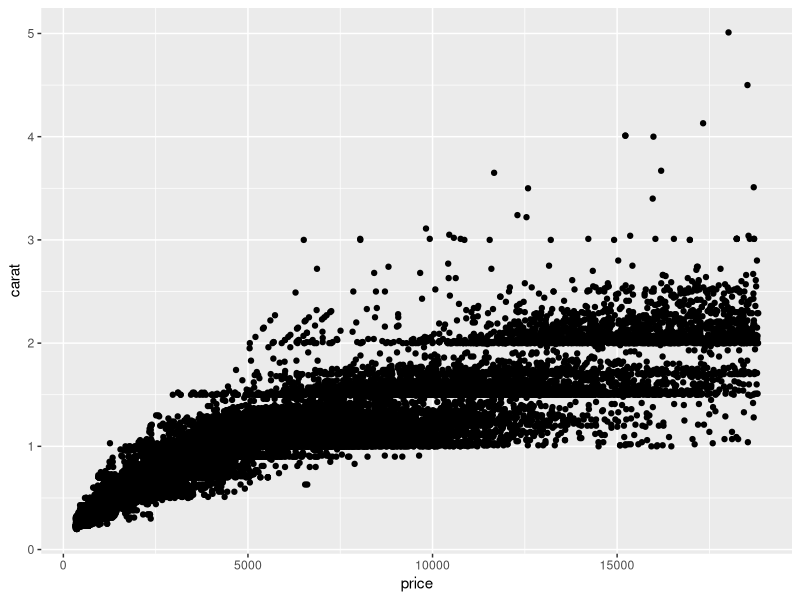
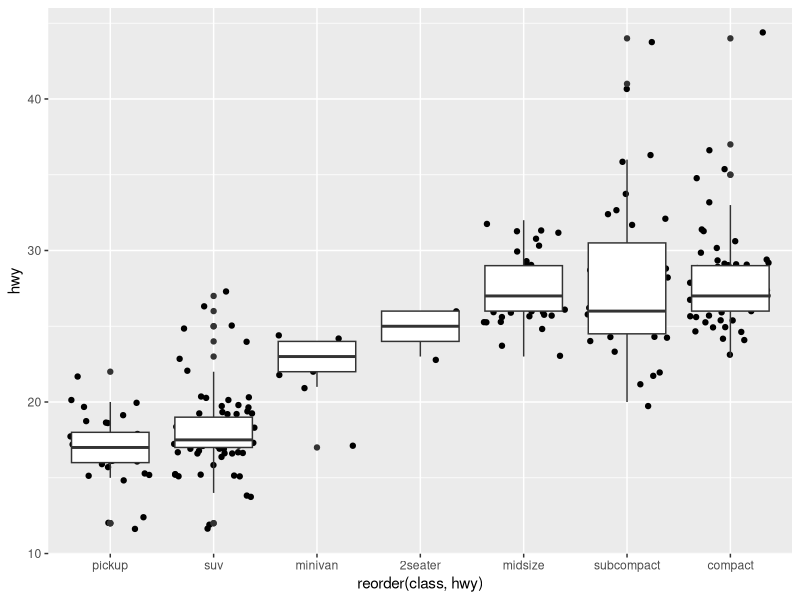
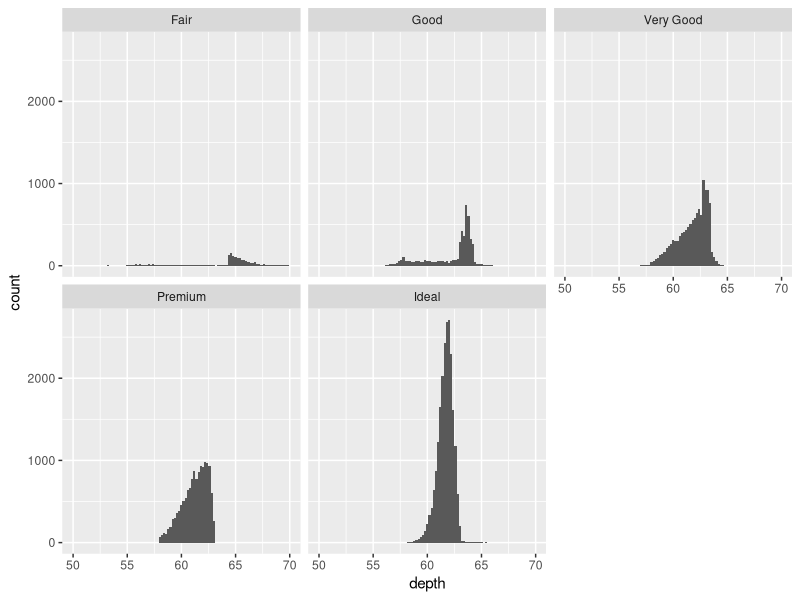
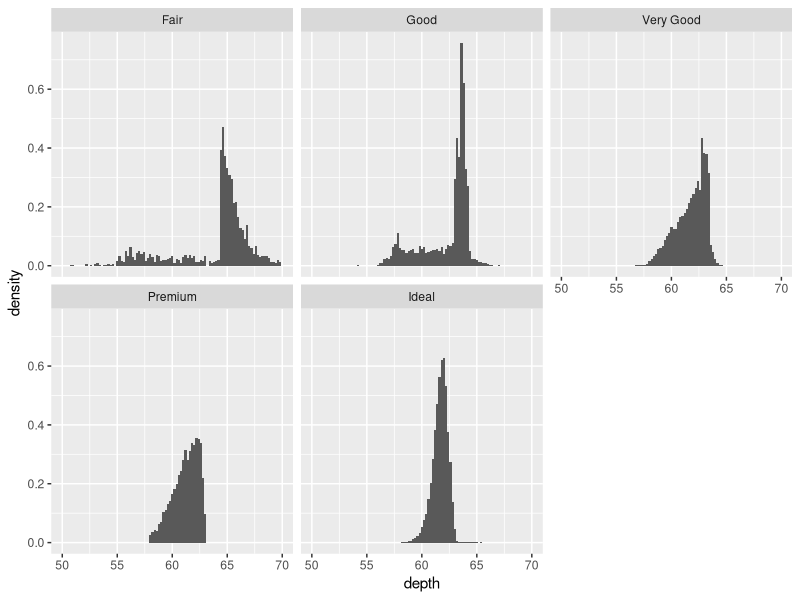
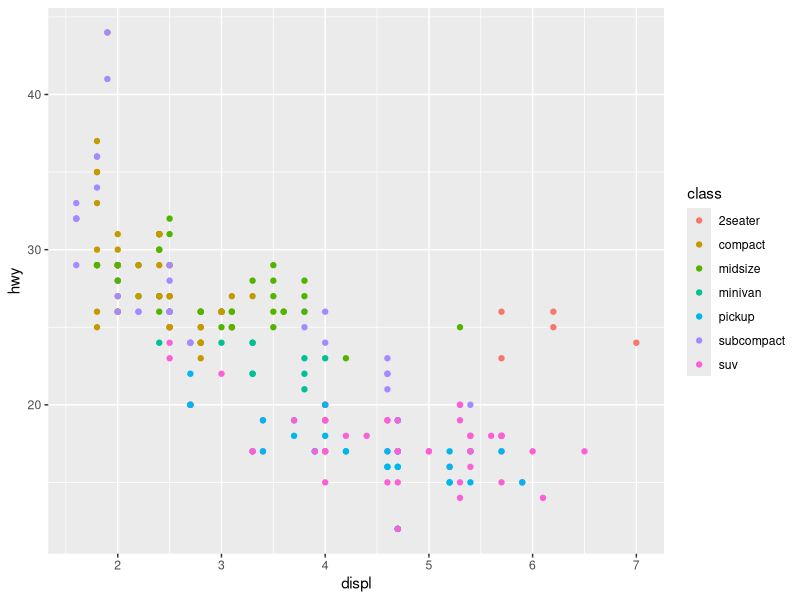
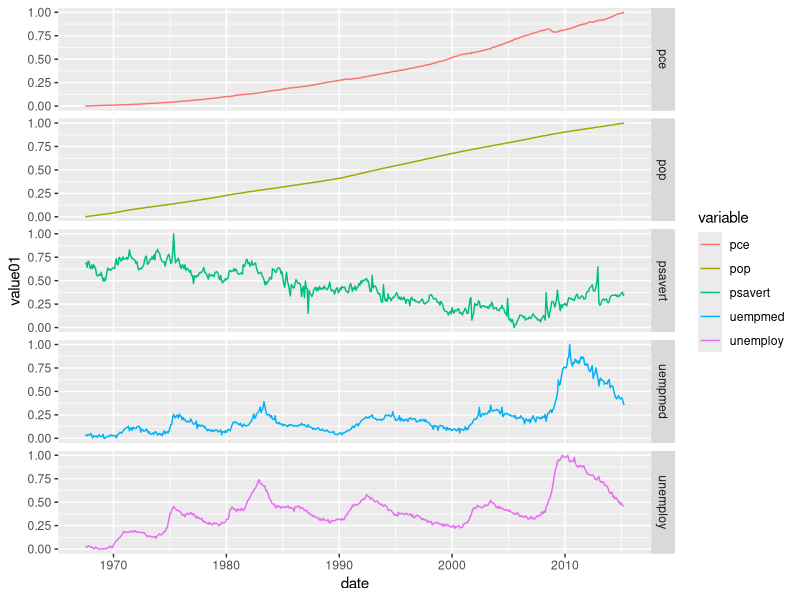

Write the R code that produced these figures, in order. (Note: this script raises an error after producing the figures.)
## ---- chunk 1
install.packages("ggplot2")
library(ggplot2)

ggplot(diamonds, aes(x = price, y = carat)) +
  geom_point()
## ---- chunk 2
ggplot(mpg, aes(reorder(class, hwy), hwy)) +
  geom_jitter() +
  geom_boxplot()
## ---- chunk 3

#Plot count
ggplot(diamonds, aes(depth)) +
  geom_histogram(aes(y = ..count..), binwidth=0.2) +
  facet_wrap(~ cut) + xlim(50, 70)

#Plot density
ggplot(diamonds, aes(depth)) +
  geom_histogram(aes(y = ..density..), binwidth=0.2) +
  facet_wrap(~ cut) + xlim(50, 70)
## ---- chunk 4
ggplot(mpg, aes(displ, hwy, color = class)) +
  geom_point()

## ---- chunk 5
ggplot(economics_long, aes(date, value01, color = variable)) +
  geom_line() + facet_grid(vars(variable))
## ---- chunk 6
ggplot(cities, aes(long, lat)) +
  geom_path(aes(size = survivors, colour =
direction,
    group = interaction(group, direction)), data =
troops) +
  geom_text(aes(label = city), hjust = 0, vjust = 1,
size = 4)
# Polish appearance
last_plot() +
  scale_x_continuous("", limits = c(24, 39)) +
  scale_y_continuous("") +
  scale_colour_manual(values = c("purple","green")) + 
  scale_size(range = c(1, 10))
